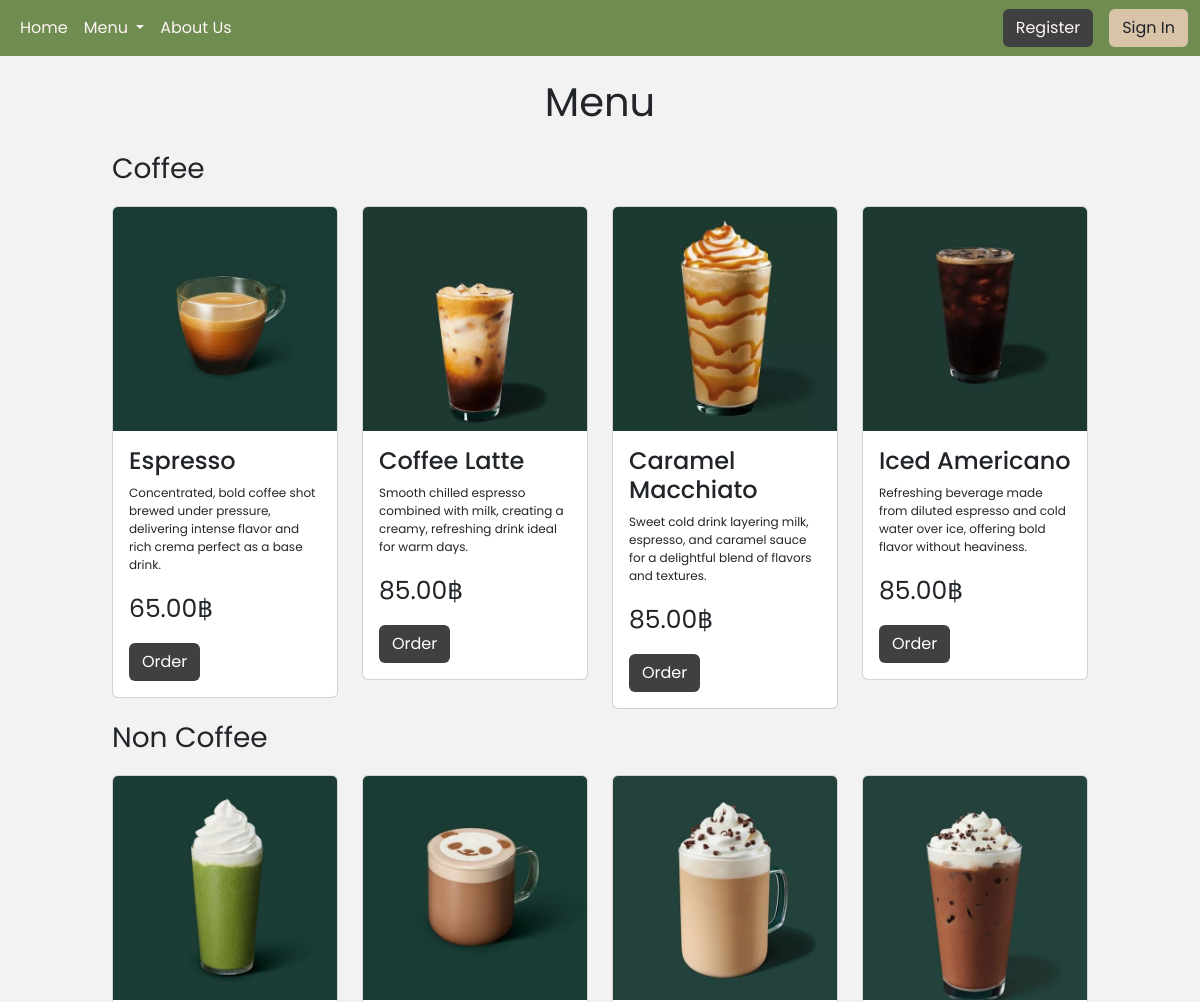
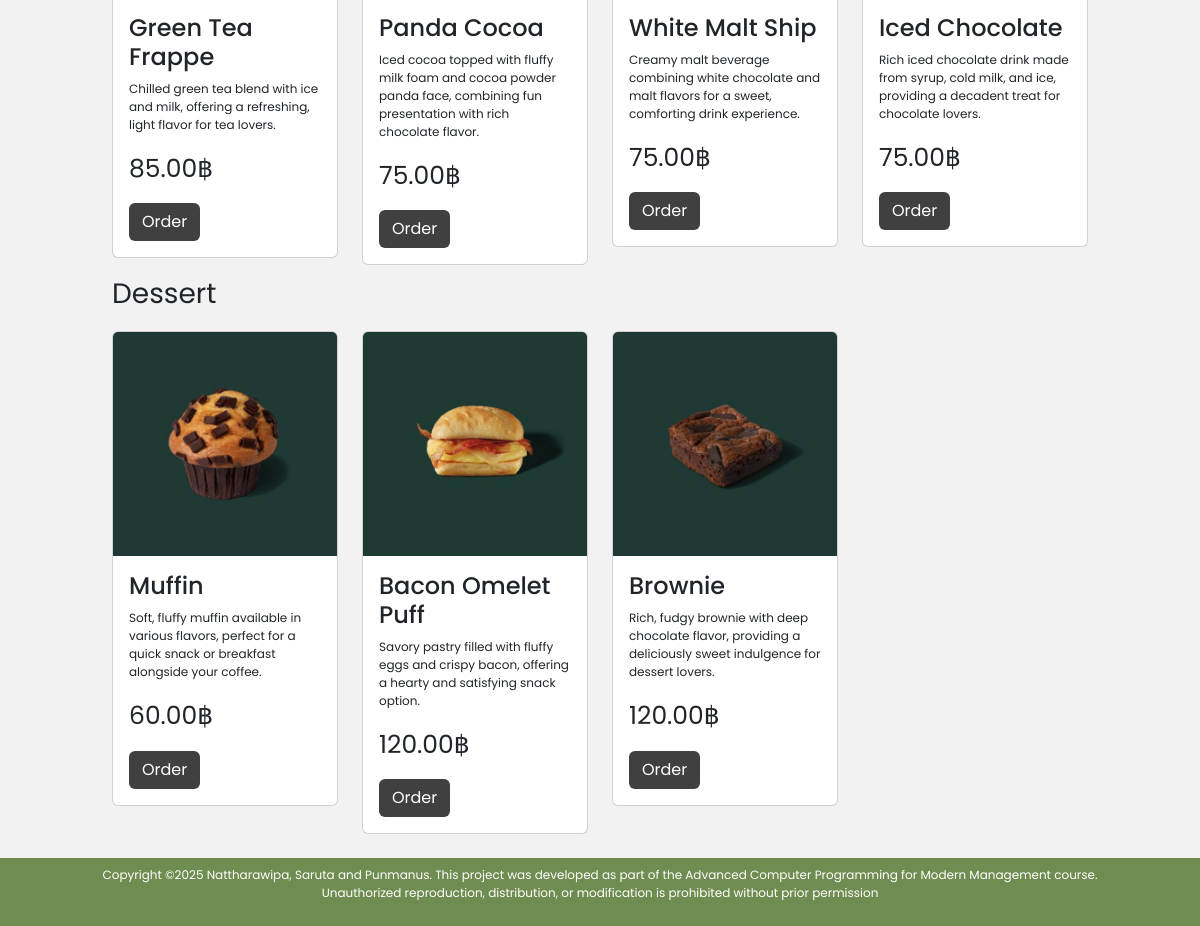
Page /menu.php on the committed database (2 pictures, top to bottom).
### tables this page shows
CREATE TABLE `goods` (
  `goods_id` int(11) NOT NULL,
  `name` varchar(50) NOT NULL,
  `description` varchar(250) NOT NULL,
  `price` decimal(10,2) NOT NULL,
  `quantity` int(11) NOT NULL,
  `Coffee` varchar(50) NOT NULL,
  `img` varchar(255) NOT NULL
);

### menu.php (the view, shortened to what this page needs)
<?php
    include_once "php/config.php";
?>
<!DOCTYPE html>
<html lang="en">
<head>
    <link rel="stylesheet" href="css/bootstrap.min.css">
    <link rel="stylesheet" href="style.css">
</head>
<body>
    <?php include_once "navbar.php"; ?>
    <div class="container-fluid">
        <div class="row my-3">
            <div class="col col-md-1 col-lg-1">
            </div>
            <div class="col-12 col-md-10 col-lg-10">
                <div class="row">
                    <p class="text-center fs-1">Menu</p>
                </div>
                <div>
                    <p class="text-start fs-3">Coffee</p>
                </div>
                <div class="row my-2">
                <?php $queryMenuCoffee = "SELECT * FROM goods WHERE Coffee = 'yes'";
                    $result = mysqli_query($connect, $queryMenuCoffee);
                    while ($menu = mysqli_fetch_assoc($result)) {
                ?>
                    <div class="col-12 col-md-3 ol-lg-3">
                        <div class="card">
                            <img src="img-upload/<?= $menu['img']; ?>" class="card-img-top">
                            <div class="card-body">
                                <h4 class="card-title"><?= $menu['name']; ?></h4>
                                <p style="font-size: 12px;"><?= $menu['description']; ?></p>
                                <p style="font-size: 25px;"><?= $menu['price']; ?>฿</p>
                                <a href="orderMenuCoffee.php?id=<?= $menu['goods_id']; ?>" class="btn btn" style="background-color: #404040; color: #fff;">Order</a>
                            </div>
                        </div>
                    </div>
                <?php } ?>
                </div>
                <div>
                    <p class="text-start fs-3">Non Coffee</p>
                </div>
                <div class="row my-2">
                <?php $queryMenuCoffee = "SELECT * FROM goods WHERE Coffee = 'no'";
                    $result = mysqli_query($connect, $queryMenuCoffee);
                    while ($menu = mysqli_fetch_assoc($result)) {
                ?>
                    <div class="col-12 col-md-3 ol-lg-3">
                        <div class="card">
                            <img src="img-upload/<?= $menu['img']; ?>" class="card-img-top">
                            <div class="card-body">
                                <h4 class="card-title"><?= $menu['name']; ?></h4>
                                <p style="font-size: 12px;"><?= $menu['description']; ?></p>
                                <p style="font-size: 25px;"><?= $menu['price']; ?>฿</p>
                                <a href="orderMenuCoffee.php?id=<?= $menu['goods_id']; ?>" class="btn btn" style="background-color: #404040; color: #fff;">Order</a>
                            </div>
                        </div>
                    </div>
                <?php } ?>
                </div>
                <div>
                    <p class="text-start fs-3">Dessert</p>
                </div>
                <div class="row my-2">
                <?php $queryMenuCoffee = "SELECT * FROM goods WHERE Coffee = 'des'";
                    $result = mysqli_query($connect, $queryMenuCoffee);
                    while ($menu = mysqli_fetch_assoc($result)) {
                ?>
                    <div class="col-12 col-md-3 ol-lg-3">
                        <div class="card">
                            <img src="img-upload/<?= $menu['img']; ?>" class="card-img-top">
                            <div class="card-body">
                                <h4 class="card-title"><?= $menu['name']; ?></h4>
                                <p style="font-size: 12px;"><?= $menu['description']; ?></p>
                                <p style="font-size: 25px;"><?= $menu['price']; ?>฿</p>
                                <a href="orderMenuCoffee.php?id=<?= $menu['goods_id']; ?>" class="btn btn" style="background-color: #404040; color: #fff;">Order</a>
                            </div>
                        </div>
                    </div>
                <?php } ?>
                </div>
            </div>
            </div>
        </div>
    <?php include_once "footer.php"; ?>
</body>
</html>

### style.css (style rules this page uses)
body { background-color: #f2f2f2; font-family: "Poppins", serif; font-weight: 400; font-style: normal; height: 100%; }

### rows in the picture
goods: img (picture), name "Espresso", description "Concentrated, bold coffee shot brewed under pressure, delivering intense flavor and rich crema perfect as a base drink.", price "65.00"
goods: img (picture), name "Coffee Latte", description "Smooth chilled espresso combined with milk, creating a creamy, refreshing drink ideal for warm days.", price "85.00"
goods: img (picture), name "Caramel Macchiato", description "Sweet cold drink layering milk, espresso, and caramel sauce for a delightful blend of flavors and textures.", price "85.00"
goods: img (picture), name "Iced Americano", description "Refreshing beverage made from diluted espresso and cold water over ice, offering bold flavor without heaviness.", price "85.00"
goods: img (picture), name "Green Tea Frappe", description "Chilled green tea blend with ice and milk, offering a refreshing, light flavor for tea lovers.", price "85.00"
goods: img (picture), name "Panda Cocoa", description "Iced cocoa topped with fluffy milk foam and cocoa powder panda face, combining fun presentation with rich chocolate flavor.", price "75.00"
goods: img (picture), name "White Malt Ship", description "Creamy malt beverage combining white chocolate and malt flavors for a sweet, comforting drink experience.", price "75.00"
goods: img (picture), name "Iced Chocolate", description "Rich iced chocolate drink made from syrup, cold milk, and ice, providing a decadent treat for chocolate lovers.", price "75.00"
goods: img (picture), name "Muffin", description "Soft, fluffy muffin available in various flavors, perfect for a quick snack or breakfast alongside your coffee.", price "60.00"
goods: img (picture), name "Bacon Omelet Puff", description "Savory pastry filled with fluffy eggs and crispy bacon, offering a hearty and satisfying snack option.", price "120.00"
goods: img (picture), name "Brownie", description "Rich, fudgy brownie with deep chocolate flavor, providing a deliciously sweet indulgence for dessert lovers.", price "120.00"
